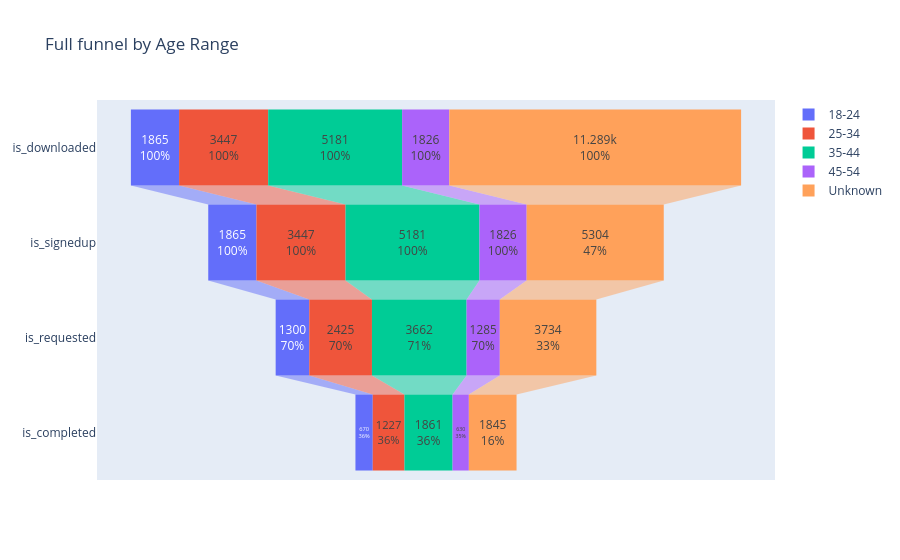

The notebook cell this image was saved under:
### Code cell
traces = list()
for age in full_funnel_by_age.columns:
  trace = Funnel(x = full_funnel_by_age[age].values,
                 y = full_funnel_by_age.index,
                 textinfo = "value+percent initial",
                 name = age)
  traces.append(trace)


fig = Figure(data = traces,
             layout = Layout(title = "Full funnel by Age Range"))
fig.show()

### Figure 1 — Plotly figure (JSON) as saved in the notebook; plotly's stock layout.template omitted (floating-point values rounded to 4 significant figures)
{"data": [{"name": "18-24", "textinfo": "value+percent initial", "type": "funnel", "x": [1865, 1865, 1300, 670], "y": ["is_downloaded", "is_signedup", "is_requested", "is_completed"]}, {"name": "25-34", "textinfo": "value+percent initial", "type": "funnel", "x": [3447, 3447, 2425, 1227], "y": ["is_downloaded", "is_signedup", "is_requested", "is_completed"]}, {"name": "35-44", "textinfo": "value+percent initial", "type": "funnel", "x": [5181, 5181, 3662, 1861], "y": ["is_downloaded", "is_signedup", "is_requested", "is_completed"]}, {"name": "45-54", "textinfo": "value+percent initial", "type": "funnel", "x": [1826, 1826, 1285, 630], "y": ["is_downloaded", "is_signedup", "is_requested", "is_completed"]}, {"name": "Unknown", "textinfo": "value+percent initial", "type": "funnel", "x": [11289, 5304, 3734, 1845], "y": ["is_downloaded", "is_signedup", "is_requested", "is_completed"]}], "layout": {"title": {"text": "Full funnel by Age Range"}}}
